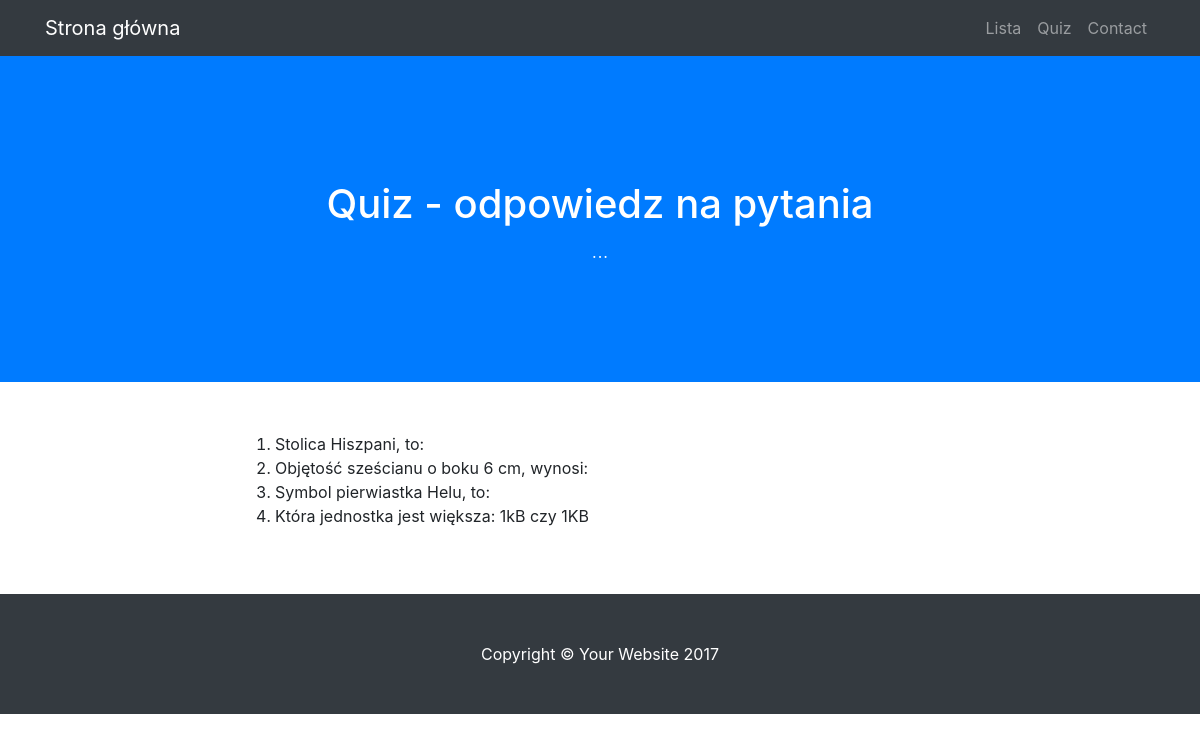
Screenshot of /lista with the database file from the repository.
### modele.py (models this page shows)
class BazaModel(Model):
    class Meta:
        database = baza

class Pytanie(BazaModel):
    pytanie = CharField(null=False)
    kategoria = ForeignKeyField(Kategoria, related_name='pytania')

### views.py (the view)
@app.route("/lista")
def lista():
    pytania = Pytanie.select()
    return render_template('lista.html', pytania=pytania)

### app.py (called while the page is built)
@app.before_request
def before_request():
    g.db = baza
    g.db.connect()

@app.after_request
def after_request(response):
    g.db.close()
    return response

### templates/lista.html (shortened to what this page needs)
{% extends "szablon.html"%}
{% block h1 %}Quiz - odpowiedz na pytania{% endblock %}
{% block tresc %}
    <ol>
    {% for p in pytania %}
        <li>
            {{ p.pytanie }}
        </li>
    {% endfor %}
    </ol>
{% endblock %}

### rows the page displays
Pytanie: pytanie "Stolica Hiszpani, to:"
Pytanie: pytanie "Objętość sześcianu o boku 6 cm, wynosi:"
Pytanie: pytanie "Symbol pierwiastka Helu, to:"
Pytanie: pytanie "Która jednostka jest większa: 1kB czy 1KB"

### other values shown
{{ url_for('static', filename='') }} "/static/"
